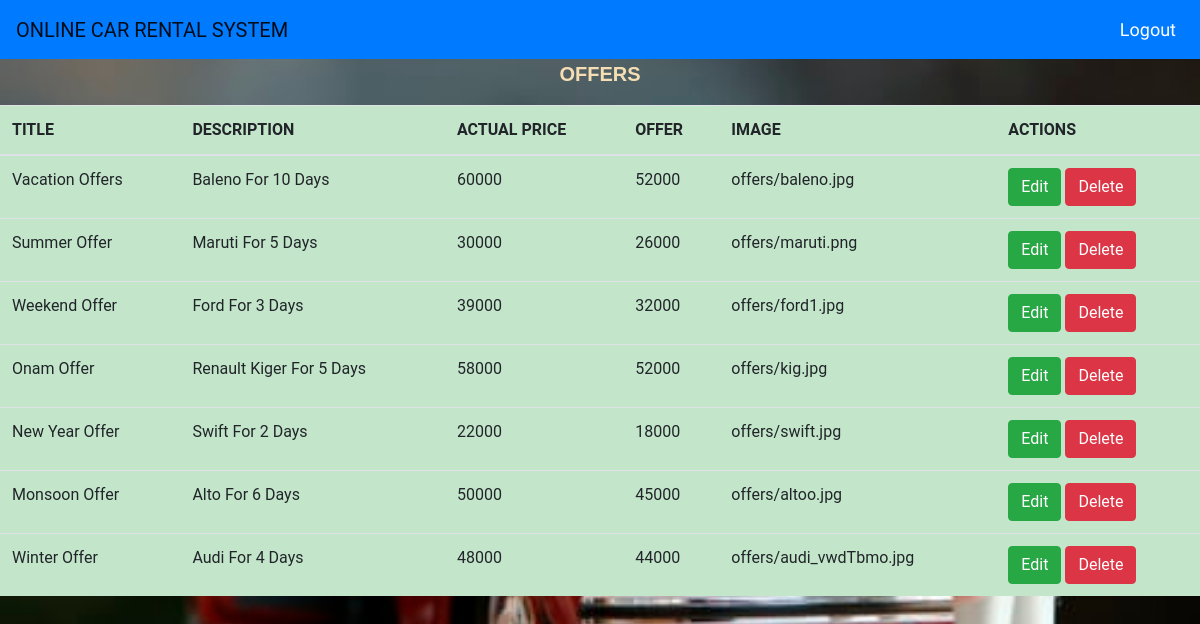
Screenshot of /viewoffer/ (signed in) with the database file from the repository.
### sample/models.py (models this page shows)
class Offers(models.Model):
    title =models.CharField(max_length=200)
    description = models.TextField(max_length=100)
    image = models.FileField(upload_to='offers',max_length=300)
    actual_price = models.BigIntegerField()
    offer= models.BigIntegerField()

### sample/views.py (the view)
# urls.py: path('viewoffer/',adview_offer,name='viewoffer'),
@login_required(login_url="/login/")
def adview_offer(request):
    offer = Offers.objects.all()
    return render(request,'view_offer.html',{'data':offer})

### sample/templates/view_offer.html (shortened to what this page needs)
{% extends 'adminbase.html' %}
{% block content %}
{% load static %}
<!DOCTYPE html>
<html lang="en">
<head>
    <link rel="stylesheet" href="https://maxcdn.bootstrapcdn.com/bootstrap/4.0.0/css/bootstrap.min.css">
</head>
<body>
    <div class="head">
        <p>OFFERS</p>
    </div>
    <table class="table table-success table-strip">
        <thead>
            <th>TITLE</th>
            <th>DESCRIPTION</th>
            <th>ACTUAL PRICE</th>
            <th>OFFER</th>
            <th>IMAGE</th>
            <th>ACTIONS</th>
        </thead>
        <tbody>
            {% for d in data %}
            <tr>
                <td>{{d.title}}</td>
                <td>{{d.description}}</td>
                <td>{{d.actual_price}}</td>
                <td>{{d.offer}}</td>
                <td>{{d.image}}</td>
                <td><a href="{% url 'edit_offer' d.id %}" class="btn btn-success">Edit</a>
                <a href="{% url 'delete_offer' d.id %}" class="btn btn-danger">Delete</a>
                </td>
            </tr>
            {% endfor %}
        </tbody>
    </table>
</body>
</html>
{% endblock content %}

### rows the page displays
Offers: title "Vacation Offers", description "Baleno For 10 Days", actual_price "60000", offer "52000", image "offers/baleno.jpg"
Offers: title "Summer Offer", description "Maruti For 5 Days", actual_price "30000", offer "26000", image "offers/maruti.png"
Offers: title "Weekend Offer", description "Ford For 3 Days", actual_price "39000", offer "32000", image "offers/ford1.jpg"
Offers: title "Onam Offer", description "Renault Kiger For 5 Days", actual_price "58000", offer "52000", image "offers/kig.jpg"
Offers: title "New Year Offer", description "Swift For 2 Days", actual_price "22000", offer "18000", image "offers/swift.jpg"
Offers: title "Monsoon Offer", description "Alto For 6 Days", actual_price "50000", offer "45000", image "offers/altoo.jpg"
Offers: title "Winter Offer", description "Audi For 4 Days", actual_price "48000", offer "44000", image "offers/audi_vwdTbmo.jpg"
